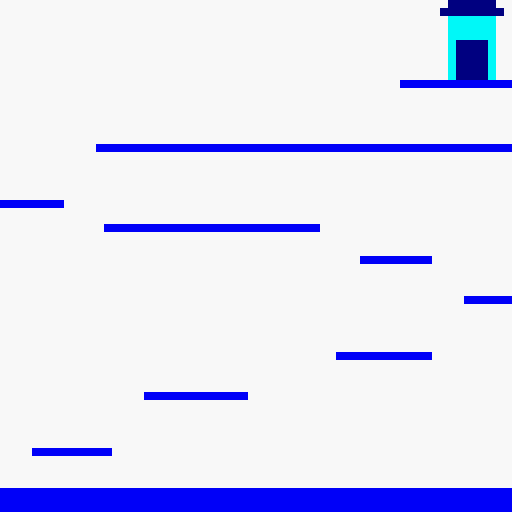

A level layout from a 2D game, rendered from its tile map. Below: a short description, then the map file with tile-grid data replaced by summaries:
An orthogonal 64x64 tile map with 8x8 px tiles, 1 tile layer (Tile Layer 1).

<map version="1.10" tiledversion="1.10.2" orientation="orthogonal" renderorder="right-down" width="64" height="64" tilewidth="8" tileheight="8" infinite="0" nextlayerid="2" nextobjectid="1">
 <tileset firstgid="1" source="basic.tsx" />
 <layer id="1" name="Tile Layer 1" width="64" height="64">
  <data>[4096 cells, 4096 non-empty, 4 distinct tile ids]</data>
 </layer>
</map>
